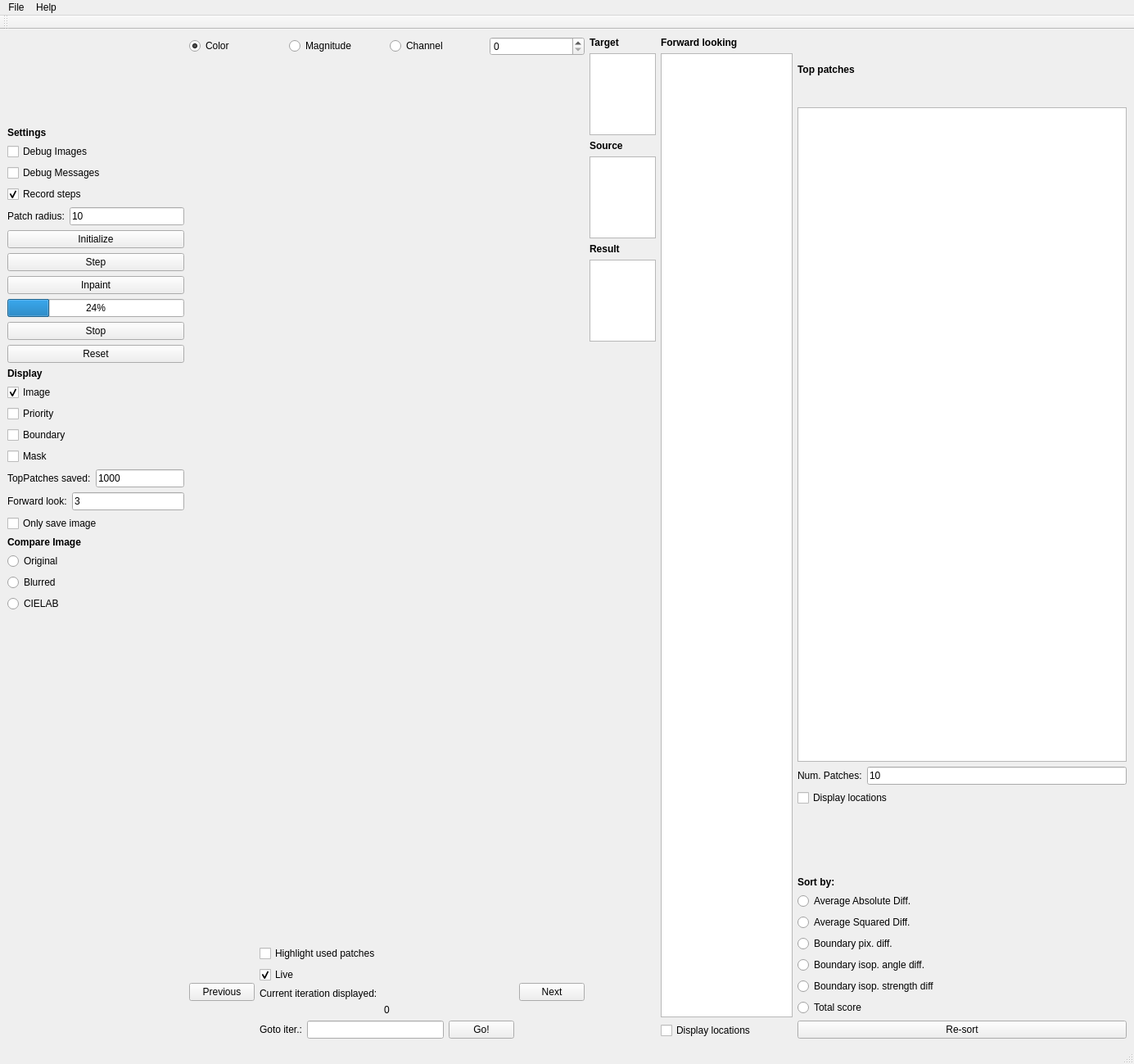
<?xml version="1.0" encoding="UTF-8"?>
<ui version="4.0">
 <class>PatchBasedInpaintingGUI</class>
 <widget class="QMainWindow" name="PatchBasedInpaintingGUI">
  <property name="geometry">
   <rect>
    <x>0</x>
    <y>0</y>
    <width>1385</width>
    <height>1299</height>
   </rect>
  </property>
  <property name="windowTitle">
   <string>Patch Based Inpainting</string>
  </property>
  <widget class="QWidget" name="centralwidget">
   <layout class="QGridLayout" name="gridLayout">
    <item row="0" column="0">
     <layout class="QHBoxLayout" name="horizontalLayout" stretch="0,6,1,2,5">
      <item>
       <layout class="QVBoxLayout" name="verticalLayout" stretch="0,0,0,0,0">
        <item>
         <layout class="QVBoxLayout" name="verticalLayout_4">
          <item>
           <spacer name="verticalSpacer_2">
            <property name="orientation">
             <enum>Qt::Vertical</enum>
            </property>
            <property name="sizeHint" stdset="0">
             <size>
              <width>20</width>
              <height>40</height>
             </size>
            </property>
           </spacer>
          </item>
          <item>
           <widget class="QLabel" name="label">
            <property name="font">
             <font>
              <weight>75</weight>
              <bold>true</bold>
             </font>
            </property>
            <property name="text">
             <string>Settings</string>
            </property>
           </widget>
          </item>
          <item>
           <widget class="QCheckBox" name="chkDebugImages">
            <property name="text">
             <string>Debug Images</string>
            </property>
           </widget>
          </item>
          <item>
           <widget class="QCheckBox" name="chkDebugMessages">
            <property name="text">
             <string>Debug Messages</string>
            </property>
           </widget>
          </item>
          <item>
           <widget class="QCheckBox" name="chkRecordSteps">
            <property name="text">
             <string>Record steps</string>
            </property>
            <property name="checked">
             <bool>true</bool>
            </property>
           </widget>
          </item>
          <item>
           <layout class="QHBoxLayout" name="horizontalLayout_2">
            <item>
             <widget class="QLabel" name="label_6">
              <property name="text">
               <string>Patch radius:</string>
              </property>
             </widget>
            </item>
            <item>
             <widget class="QLineEdit" name="txtPatchRadius">
              <property name="text">
               <string>10</string>
              </property>
             </widget>
            </item>
           </layout>
          </item>
          <item>
           <widget class="QPushButton" name="btnInitialize">
            <property name="text">
             <string>Initialize</string>
            </property>
           </widget>
          </item>
          <item>
           <widget class="QPushButton" name="btnStep">
            <property name="text">
             <string>Step</string>
            </property>
           </widget>
          </item>
          <item>
           <widget class="QPushButton" name="btnInpaint">
            <property name="text">
             <string>Inpaint</string>
            </property>
           </widget>
          </item>
          <item>
           <widget class="QProgressBar" name="progressBar">
            <property name="value">
             <number>24</number>
            </property>
           </widget>
          </item>
          <item>
           <widget class="QPushButton" name="btnStop">
            <property name="text">
             <string>Stop</string>
            </property>
           </widget>
          </item>
          <item>
           <widget class="QPushButton" name="btnReset">
            <property name="text">
             <string>Reset</string>
            </property>
           </widget>
          </item>
          <item>
           <layout class="QVBoxLayout" name="verticalLayout_5">
            <item>
             <widget class="QLabel" name="label_7">
              <property name="font">
               <font>
                <weight>75</weight>
                <bold>true</bold>
               </font>
              </property>
              <property name="text">
               <string>Display</string>
              </property>
             </widget>
            </item>
            <item>
             <widget class="QCheckBox" name="chkImage">
              <property name="text">
               <string>Image</string>
              </property>
              <property name="checked">
               <bool>true</bool>
              </property>
             </widget>
            </item>
            <item>
             <widget class="QCheckBox" name="chkPriority">
              <property name="text">
               <string>Priority</string>
              </property>
             </widget>
            </item>
            <item>
             <widget class="QCheckBox" name="chkBoundary">
              <property name="text">
               <string>Boundary</string>
              </property>
             </widget>
            </item>
            <item>
             <widget class="QCheckBox" name="chkMask">
              <property name="text">
               <string>Mask</string>
              </property>
             </widget>
            </item>
           </layout>
          </item>
         </layout>
        </item>
        <item>
         <layout class="QVBoxLayout" name="verticalLayout_9">
          <item>
           <layout class="QHBoxLayout" name="horizontalLayout_6">
            <item>
             <widget class="QLabel" name="lblNumberOfTopPatchesToSave">
              <property name="text">
               <string>TopPatches saved:</string>
              </property>
             </widget>
            </item>
            <item>
             <widget class="QLineEdit" name="txtNumberOfTopPatchesToSave">
              <property name="text">
               <string>1000</string>
              </property>
             </widget>
            </item>
           </layout>
          </item>
          <item>
           <layout class="QHBoxLayout" name="horizontalLayout_8">
            <item>
             <widget class="QLabel" name="label_5">
              <property name="text">
               <string>Forward look:</string>
              </property>
             </widget>
            </item>
            <item>
             <widget class="QLineEdit" name="txtNumberOfForwardLook">
              <property name="text">
               <string>3</string>
              </property>
             </widget>
            </item>
           </layout>
          </item>
         </layout>
        </item>
        <item>
         <widget class="QCheckBox" name="chkOnlySaveImage">
          <property name="text">
           <string>Only save image</string>
          </property>
         </widget>
        </item>
        <item>
         <layout class="QVBoxLayout" name="verticalLayout_11">
          <item>
           <widget class="QLabel" name="label_12">
            <property name="font">
             <font>
              <weight>75</weight>
              <bold>true</bold>
             </font>
            </property>
            <property name="text">
             <string>Compare Image</string>
            </property>
           </widget>
          </item>
          <item>
           <widget class="QRadioButton" name="radCompareOriginal">
            <property name="text">
             <string>Original</string>
            </property>
            <property name="checked">
             <bool>true</bool>
            </property>
           </widget>
          </item>
          <item>
           <widget class="QRadioButton" name="radCompareBlurred">
            <property name="text">
             <string>Blurred</string>
            </property>
           </widget>
          </item>
          <item>
           <widget class="QRadioButton" name="radCompareCIELAB">
            <property name="text">
             <string>CIELAB</string>
            </property>
           </widget>
          </item>
         </layout>
        </item>
        <item>
         <spacer name="verticalSpacer_3">
          <property name="orientation">
           <enum>Qt::Vertical</enum>
          </property>
          <property name="sizeHint" stdset="0">
           <size>
            <width>20</width>
            <height>40</height>
           </size>
          </property>
         </spacer>
        </item>
       </layout>
      </item>
      <item>
       <layout class="QVBoxLayout" name="verticalLayout_2" stretch="0,9,1">
        <item>
         <layout class="QHBoxLayout" name="horizontalLayout_10">
          <item>
           <widget class="QRadioButton" name="radDisplayColorImage">
            <property name="text">
             <string>Color</string>
            </property>
            <property name="checked">
             <bool>true</bool>
            </property>
           </widget>
          </item>
          <item>
           <widget class="QRadioButton" name="radDisplayMagnitudeImage">
            <property name="text">
             <string>Magnitude</string>
            </property>
           </widget>
          </item>
          <item>
           <widget class="QRadioButton" name="radDisplayChannel">
            <property name="text">
             <string>Channel</string>
            </property>
           </widget>
          </item>
          <item>
           <widget class="QSpinBox" name="spinChannelToDisplay"/>
          </item>
         </layout>
        </item>
        <item>
         <widget class="QVTKWidget" name="qvtkWidget" native="true"/>
        </item>
        <item>
         <layout class="QHBoxLayout" name="horizontalLayout_3">
          <item>
           <widget class="QPushButton" name="btnDisplayPreviousStep">
            <property name="text">
             <string>Previous</string>
            </property>
           </widget>
          </item>
          <item>
           <layout class="QVBoxLayout" name="verticalLayout_3">
            <item>
             <widget class="QCheckBox" name="chkHighlightUsedPatches">
              <property name="text">
               <string>Highlight used patches</string>
              </property>
             </widget>
            </item>
            <item>
             <widget class="QCheckBox" name="chkLive">
              <property name="text">
               <string>Live</string>
              </property>
              <property name="checked">
               <bool>true</bool>
              </property>
             </widget>
            </item>
            <item>
             <widget class="QLabel" name="label_2">
              <property name="text">
               <string>Current iteration displayed:</string>
              </property>
             </widget>
            </item>
            <item>
             <widget class="QLabel" name="lblCurrentIteration">
              <property name="text">
               <string>0</string>
              </property>
              <property name="alignment">
               <set>Qt::AlignCenter</set>
              </property>
             </widget>
            </item>
            <item>
             <layout class="QHBoxLayout" name="horizontalLayout_9">
              <item>
               <widget class="QLabel" name="label_14">
                <property name="text">
                 <string>Goto iter.:</string>
                </property>
               </widget>
              </item>
              <item>
               <widget class="QLineEdit" name="txtGoToIteration"/>
              </item>
              <item>
               <widget class="QPushButton" name="btnGoToIteration">
                <property name="text">
                 <string>Go!</string>
                </property>
               </widget>
              </item>
             </layout>
            </item>
           </layout>
          </item>
          <item>
           <widget class="QPushButton" name="btnDisplayNextStep">
            <property name="text">
             <string>Next</string>
            </property>
           </widget>
          </item>
         </layout>
        </item>
       </layout>
      </item>
      <item>
       <layout class="QVBoxLayout" name="verticalLayout_6">
        <item>
         <layout class="QHBoxLayout" name="horizontalLayout_4">
          <item>
           <widget class="QLabel" name="label_4">
            <property name="font">
             <font>
              <weight>75</weight>
              <bold>true</bold>
             </font>
            </property>
            <property name="text">
             <string>Target</string>
            </property>
           </widget>
          </item>
         </layout>
        </item>
        <item>
         <widget class="QGraphicsView" name="gfxTarget">
          <property name="enabled">
           <bool>true</bool>
          </property>
          <property name="maximumSize">
           <size>
            <width>100</width>
            <height>100</height>
           </size>
          </property>
          <property name="baseSize">
           <size>
            <width>50</width>
            <height>50</height>
           </size>
          </property>
          <property name="verticalScrollBarPolicy">
           <enum>Qt::ScrollBarAlwaysOff</enum>
          </property>
          <property name="horizontalScrollBarPolicy">
           <enum>Qt::ScrollBarAlwaysOff</enum>
          </property>
          <property name="backgroundBrush">
           <brush brushstyle="NoBrush">
            <color alpha="255">
             <red>0</red>
             <green>0</green>
             <blue>0</blue>
            </color>
           </brush>
          </property>
         </widget>
        </item>
        <item>
         <layout class="QHBoxLayout" name="horizontalLayout_5">
          <item>
           <widget class="QLabel" name="label_3">
            <property name="font">
             <font>
              <weight>75</weight>
              <bold>true</bold>
             </font>
            </property>
            <property name="text">
             <string>Source</string>
            </property>
           </widget>
          </item>
         </layout>
        </item>
        <item>
         <widget class="QGraphicsView" name="gfxSource">
          <property name="maximumSize">
           <size>
            <width>100</width>
            <height>100</height>
           </size>
          </property>
          <property name="baseSize">
           <size>
            <width>50</width>
            <height>50</height>
           </size>
          </property>
          <property name="verticalScrollBarPolicy">
           <enum>Qt::ScrollBarAlwaysOff</enum>
          </property>
          <property name="horizontalScrollBarPolicy">
           <enum>Qt::ScrollBarAlwaysOff</enum>
          </property>
          <property name="backgroundBrush">
           <brush brushstyle="NoBrush">
            <color alpha="255">
             <red>0</red>
             <green>0</green>
             <blue>0</blue>
            </color>
           </brush>
          </property>
         </widget>
        </item>
        <item>
         <widget class="QLabel" name="label_11">
          <property name="font">
           <font>
            <weight>75</weight>
            <bold>true</bold>
           </font>
          </property>
          <property name="text">
           <string>Result</string>
          </property>
         </widget>
        </item>
        <item>
         <widget class="QGraphicsView" name="gfxResult">
          <property name="maximumSize">
           <size>
            <width>100</width>
            <height>100</height>
           </size>
          </property>
          <property name="backgroundBrush">
           <brush brushstyle="NoBrush">
            <color alpha="255">
             <red>0</red>
             <green>0</green>
             <blue>0</blue>
            </color>
           </brush>
          </property>
         </widget>
        </item>
        <item>
         <spacer name="verticalSpacer">
          <property name="orientation">
           <enum>Qt::Vertical</enum>
          </property>
          <property name="sizeHint" stdset="0">
           <size>
            <width>20</width>
            <height>40</height>
           </size>
          </property>
         </spacer>
        </item>
       </layout>
      </item>
      <item>
       <layout class="QVBoxLayout" name="verticalLayout_7">
        <item>
         <widget class="QLabel" name="label_8">
          <property name="font">
           <font>
            <weight>75</weight>
            <bold>true</bold>
           </font>
          </property>
          <property name="text">
           <string>Forward looking</string>
          </property>
         </widget>
        </item>
        <item>
         <widget class="QTableView" name="ForwardLookTableView">
          <property name="selectionBehavior">
           <enum>QAbstractItemView::SelectRows</enum>
          </property>
         </widget>
        </item>
        <item>
         <widget class="QCheckBox" name="chkDisplayForwardLookPatchLocations">
          <property name="text">
           <string>Display locations</string>
          </property>
         </widget>
        </item>
       </layout>
      </item>
      <item>
       <layout class="QVBoxLayout" name="verticalLayout_8" stretch="1,0,0,1,1,1">
        <item>
         <widget class="QLabel" name="label_9">
          <property name="font">
           <font>
            <weight>75</weight>
            <bold>true</bold>
           </font>
          </property>
          <property name="text">
           <string>Top patches</string>
          </property>
         </widget>
        </item>
        <item>
         <widget class="QTableView" name="TopPatchesTableView">
          <property name="sizePolicy">
           <sizepolicy hsizetype="Expanding" vsizetype="Expanding">
            <horstretch>0</horstretch>
            <verstretch>10</verstretch>
           </sizepolicy>
          </property>
          <property name="selectionBehavior">
           <enum>QAbstractItemView::SelectRows</enum>
          </property>
          <attribute name="horizontalHeaderStretchLastSection">
           <bool>true</bool>
          </attribute>
         </widget>
        </item>
        <item>
         <layout class="QHBoxLayout" name="horizontalLayout_7">
          <item>
           <widget class="QLabel" name="label_10">
            <property name="text">
             <string>Num. Patches:</string>
            </property>
           </widget>
          </item>
          <item>
           <widget class="QLineEdit" name="txtNumberOfTopPatchesToDisplay">
            <property name="text">
             <string>10</string>
            </property>
           </widget>
          </item>
         </layout>
        </item>
        <item>
         <widget class="QCheckBox" name="chkDisplaySourcePatchLocations">
          <property name="text">
           <string>Display locations</string>
          </property>
         </widget>
        </item>
        <item>
         <spacer name="verticalSpacer_4">
          <property name="orientation">
           <enum>Qt::Vertical</enum>
          </property>
          <property name="sizeHint" stdset="0">
           <size>
            <width>20</width>
            <height>40</height>
           </size>
          </property>
         </spacer>
        </item>
        <item>
         <layout class="QVBoxLayout" name="verticalLayout_10">
          <item>
           <widget class="QLabel" name="label_13">
            <property name="font">
             <font>
              <weight>75</weight>
              <bold>true</bold>
             </font>
            </property>
            <property name="text">
             <string>Sort by:</string>
            </property>
           </widget>
          </item>
          <item>
           <widget class="QRadioButton" name="radSortByAverageAbsoluteDifference">
            <property name="text">
             <string>Average Absolute Diff.</string>
            </property>
           </widget>
          </item>
          <item>
           <widget class="QRadioButton" name="radSortByAverageSquaredDifference">
            <property name="text">
             <string>Average Squared Diff.</string>
            </property>
           </widget>
          </item>
          <item>
           <widget class="QRadioButton" name="radSortByBoundaryPixelDifference">
            <property name="text">
             <string>Boundary pix. diff.</string>
            </property>
           </widget>
          </item>
          <item>
           <widget class="QRadioButton" name="radSortByBoundaryIsophoteAngleDifference">
            <property name="text">
             <string>Boundary isop. angle diff.</string>
            </property>
           </widget>
          </item>
          <item>
           <widget class="QRadioButton" name="radSortByBoundaryIsophoteStrengthDifference">
            <property name="text">
             <string>Boundary isop. strength diff</string>
            </property>
           </widget>
          </item>
          <item>
           <widget class="QRadioButton" name="radSortByTotalScore">
            <property name="text">
             <string>Total score</string>
            </property>
           </widget>
          </item>
          <item>
           <widget class="QPushButton" name="btnResort">
            <property name="text">
             <string>Re-sort</string>
            </property>
           </widget>
          </item>
         </layout>
        </item>
       </layout>
      </item>
     </layout>
    </item>
   </layout>
  </widget>
  <widget class="QMenuBar" name="menubar">
   <property name="geometry">
    <rect>
     <x>0</x>
     <y>0</y>
     <width>1385</width>
     <height>33</height>
    </rect>
   </property>
   <widget class="QMenu" name="menuLeft_Pane">
    <property name="title">
     <string>File</string>
    </property>
    <addaction name="actionOpen"/>
    <addaction name="actionFlipImageVertically"/>
    <addaction name="actionFlipImageHorizontally"/>
    <addaction name="actionSaveResult"/>
    <addaction name="actionQuit"/>
   </widget>
   <widget class="QMenu" name="menuHelp">
    <property name="title">
     <string>Help</string>
    </property>
    <addaction name="actionHelp"/>
   </widget>
   <addaction name="menuLeft_Pane"/>
   <addaction name="menuHelp"/>
  </widget>
  <widget class="QStatusBar" name="statusbar"/>
  <widget class="QToolBar" name="toolBar">
   <property name="windowTitle">
    <string>toolBar</string>
   </property>
   <attribute name="toolBarArea">
    <enum>TopToolBarArea</enum>
   </attribute>
   <attribute name="toolBarBreak">
    <bool>false</bool>
   </attribute>
  </widget>
  <action name="actionOpen">
   <property name="text">
    <string>Open</string>
   </property>
  </action>
  <action name="actionSavePointsLeft">
   <property name="text">
    <string>Save Points</string>
   </property>
  </action>
  <action name="actionSavePointsRight">
   <property name="text">
    <string>Save Points</string>
   </property>
  </action>
  <action name="actionOpenImageRight">
   <property name="text">
    <string>Open Image</string>
   </property>
  </action>
  <action name="actionLoadPointsLeft">
   <property name="text">
    <string>Load Points</string>
   </property>
  </action>
  <action name="actionLoadPointsRight">
   <property name="text">
    <string>Load Points</string>
   </property>
  </action>
  <action name="actionHelp">
   <property name="text">
    <string>Help</string>
   </property>
  </action>
  <action name="actionQuit">
   <property name="text">
    <string>Quit</string>
   </property>
  </action>
  <action name="actionOpenPointCloudLeft">
   <property name="text">
    <string>Open PointCloud</string>
   </property>
  </action>
  <action name="actionOpenPointCloudRight">
   <property name="text">
    <string>Open PointCloud</string>
   </property>
  </action>
  <action name="actionFlipImageVertically">
   <property name="text">
    <string>Flip Image Vertically</string>
   </property>
  </action>
  <action name="actionFlipRightImage">
   <property name="text">
    <string>Flip Right Image</string>
   </property>
  </action>
  <action name="actionSaveResult">
   <property name="text">
    <string>Save Result</string>
   </property>
  </action>
  <action name="actionOpenMask">
   <property name="text">
    <string>Open Mask</string>
   </property>
  </action>
  <action name="actionOpenMaskInverted">
   <property name="text">
    <string>Open Mask Inverted</string>
   </property>
  </action>
  <action name="actionFlipImageHorizontally">
   <property name="text">
    <string>Flip Image Horizontally</string>
   </property>
  </action>
 </widget>
 <customwidgets>
  <customwidget>
   <class>QVTKWidget</class>
   <extends>QWidget</extends>
   <header>QVTKWidget.h</header>
  </customwidget>
 </customwidgets>
 <resources/>
 <connections/>
</ui>
